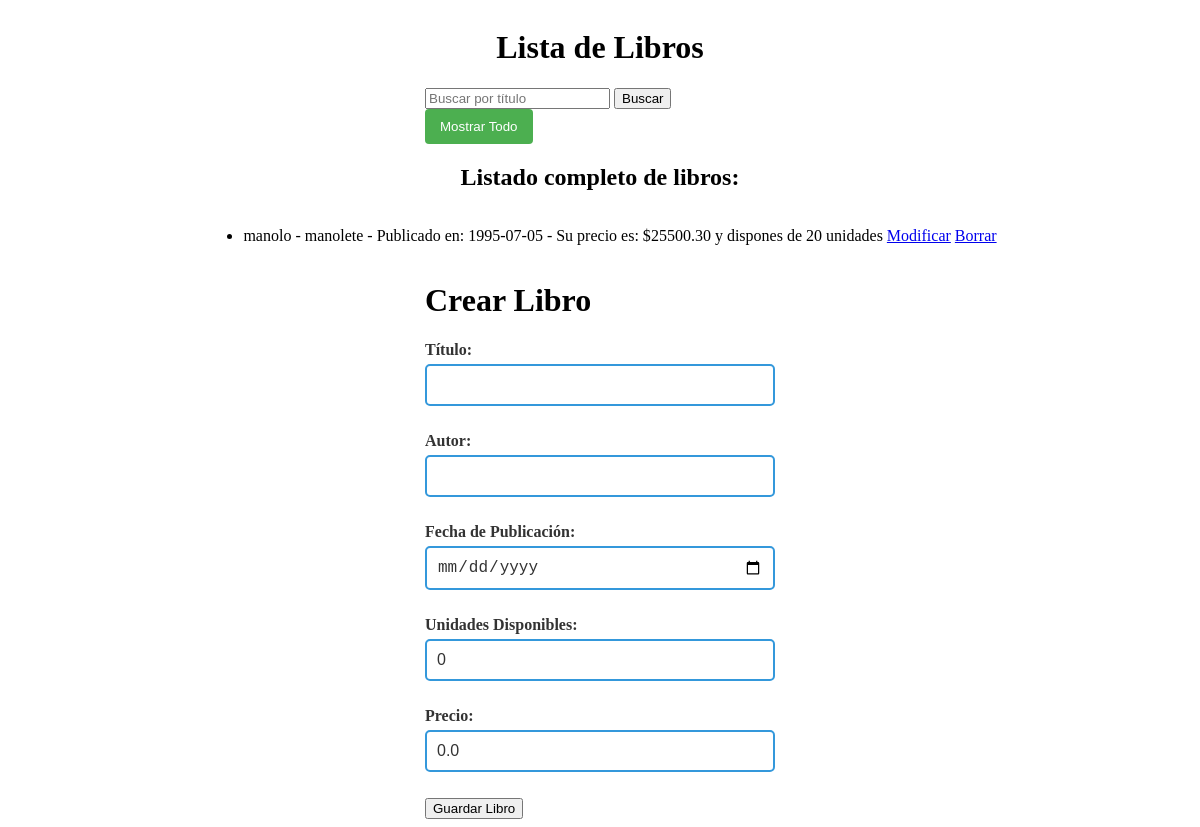
/libros/libros/, run on the app's committed database.
### ejemplolibros/models.py (models this page shows, shortened)
class Libro(models.Model):
    titulo = models.CharField(max_length=100)
    autor = models.CharField(max_length=50)
    publicacion = models.DateField()
    unidades_disponibles = models.IntegerField(default=0)
    precio = models.DecimalField(max_digits=8, decimal_places=2, default=0.00)

### ejemplolibros/views.py (the view)
# urls.py: path('libros/', listar_libros, name='listar_libros'),
def listar_libros(request):
    form = LibroForm(request.POST or None)
    query = request.GET.get('q', '')
    _manejar_formulario(request, LibroForm, 'libros/crear_libros.html', 'listar_libros')
    libros = Libro.objects.all()
    if query:
        libros = libros.filter(titulo__icontains=query)
    mostrar_todo = request.GET.get('mostrar_todo', False)
    if mostrar_todo:
        return redirect('listar_libros')
    return render(request, 'libros/listar_libros.html', {'libros': libros, 'form': form, 'query': query})

### ejemplolibros/forms.py
class LibroForm(forms.ModelForm):
   mostrar_todo = forms.CharField(required=False, widget=forms.HiddenInput())
   class Meta:
      model = Libro
      fields = ['titulo', 'autor', 'publicacion', 'unidades_disponibles', 'precio', 'mostrar_todo']
      widgets = {
         'titulo': forms.TextInput(attrs={'class': 'input-titulo'}),
         'autor': forms.TextInput(attrs={'class': 'input-autor'}),
         'publicacion': forms.DateInput(attrs={'type': 'date', 'class': 'input-publicacion'}),
         'unidades_disponibles': forms.NumberInput(attrs={'class': 'input-unidades'}),
         'precio': forms.NumberInput(attrs={'class': 'input-precio'}),
      }
      labels = {
         'titulo': 'Título',
         'autor': 'Autor',
         'publicacion': 'Fecha de Publicación',
         'unidades_disponibles': 'Unidades Disponibles',
         'precio': 'Precio',
      }

### ejemplolibros/views.py (called while the page is built)
def _manejar_formulario(request, Formulario, template, redireccionar_a):
    form = Formulario()
    if request.method == 'POST':
        form = Formulario(request.POST)
        if form.is_valid():
            form.save()
            return redirect(redireccionar_a)
    return render(request, template, {'form': form})

### templates/libros/crear_libros.html (shortened to what this page needs)
<h1>Crear Libro</h1>
<form method="post">
   {{ form.as_p }}
   <button type="submit">Guardar Libro</button>
</form>

### templates/libros/listar_libros.html (shortened to what this page needs)
<!DOCTYPE html>
<html lang="es">
   <head>
      {% load static %}
      <link rel="stylesheet" href="{% static 'css/style.css' %}">
   </head>
   <body>
      <h1>Lista de Libros</h1>
      <form method="GET" action="{% url 'listar_libros' %}">
         <input type="text" name="q" value="{{ query }}" placeholder="Buscar por título">
         <button type="submit">Buscar</button>
         <button type="submit" name="mostrar_todo" class="mostrar-todo-btn" value="1">Mostrar Todo</button>
      </form>
      {% if query %}
         <h2>Resultados de la búsqueda:</h2>
      {% else %}
         <h2>Listado completo de libros:</h2>
      {% endif %}
      <ul>
         {% for libro in libros %}
            <li>
               {{ libro.titulo }} - {{ libro.autor }} - Publicado en: {{ libro.publicacion|date:"Y-m-d" }} - Su precio es: ${{ libro.precio }} y dispones de {{ libro.unidades_disponibles }} unidades
               <a href="{% url 'modificar_libro' id=libro.id %}">Modificar</a>
               <a href="{% url 'borrar_libro' id=libro.id %}">Borrar</a>
            </li>
         {% empty %}
            <li>No hay libros disponibles</li>
         {% endfor %}
      </ul>
      <div>
         {% include 'libros/crear_libros.html' %}
      </div>
   </body>
</html>

### static/css/style.css (style rules this page uses)
.input-titulo, .input-autor, .input-publicacion, .input-precio, .input-unidades { width: 100%; box-sizing: border-box; margin-bottom: 10px; padding: 10px; font-size: 16px; border: 2px solid #3498db; border-radius: 5px; background-color: #fff; color: #333; }
label { display: block; font-weight: bold; margin-bottom: 5px; color: #333; }
form { width: 350px; }
body { display: flex; flex-direction: column; align-items: center; }
label[for="id_titulo"], label[for="id_autor"], label[for="id_publicacion"] label[for="id_publicacion"] label[for="id_publicacion"] { font-size: 16px; }
.mostrar-todo-btn { background-color: #4CAF50; color: white; padding: 10px 15px; border: none; border-radius: 4px; cursor: pointer; }

### data on the page
Libro: titulo "manolo", autor "manolete", publicacion "1995-07-05", precio "25500.30", unidades_disponibles "20"
